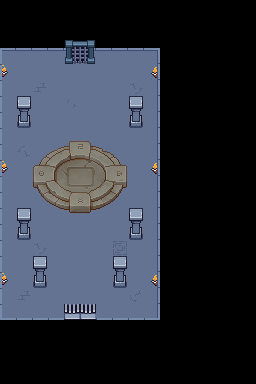

Below is a game level as drawn by its tile map, then a one-line description and the .tmx file that defines it, in full:
An orthogonal 16x24 tile map with 16x16 px tiles, 6 tile layers (Base, Altarebase, Tl, Tr, ...), 6 tilesets and 11 objects (botE, topE, botV, topV, botR, ...).

<map version="1.10" tiledversion="1.12.2" orientation="orthogonal" renderorder="right-down" width="16" height="24" tilewidth="16" tileheight="16" infinite="0" nextlayerid="18" nextobjectid="31">
 <tileset firstgid="1" source="../tilestes/Set 1.tsx" />
 <tileset firstgid="561" source="../tilestes/altare.tsx" />
 <tileset firstgid="817" source="../tilestes/cristalli.tsx" />
 <tileset firstgid="1585" source="../tilestes/tileset_full.tsx" />
 <tileset firstgid="1985" source="../tilestes/Torch Yellow L.tsx" />
 <tileset firstgid="1993" source="../tilestes/Torch Yellow R.tsx" />
 <layer id="5" name="Base" width="16" height="24">
  <data encoding="csv">
0,0,0,0,0,0,0,0,0,0,0,0,0,0,0,0,
0,0,0,0,0,0,0,0,0,0,0,0,0,0,0,0,
0,0,0,0,0,0,0,0,0,0,0,0,0,0,0,0,
41,43,43,43,43,43,43,43,43,44,0,0,0,0,0,0,
69,98,98,98,98,98,98,98,98,100,0,0,0,0,0,0,
69,98,98,98,98,98,98,98,98,100,0,0,0,0,0,0,
69,98,98,98,98,98,98,98,98,100,0,0,0,0,0,0,
69,98,98,98,98,98,98,98,98,100,0,0,0,0,0,0,
69,98,98,98,98,98,98,98,98,100,0,0,0,0,0,0,
69,98,98,98,98,98,98,98,98,100,0,0,0,0,0,0,
69,98,98,98,98,98,98,98,98,100,0,0,0,0,0,0,
69,98,98,98,98,98,98,98,98,100,0,0,0,0,0,0,
69,98,98,98,98,98,98,98,98,100,0,0,0,0,0,0,
69,98,98,98,98,98,98,98,98,100,0,0,0,0,0,0,
69,98,98,98,98,98,98,98,98,100,0,0,0,0,0,0,
69,98,98,98,98,98,98,98,98,100,0,0,0,0,0,0,
69,98,98,98,98,98,98,98,98,100,0,0,0,0,0,0,
69,98,98,98,98,98,98,98,98,100,0,0,0,0,0,0,
69,98,98,98,98,98,98,98,98,100,0,0,0,0,0,0,
125,126,126,126,1610612973,1610612973,126,126,126,128,0,0,0,0,0,0,
0,0,0,0,0,0,0,0,0,0,0,0,0,0,0,0,
0,0,0,0,0,0,0,0,0,0,0,0,0,0,0,0,
0,0,0,0,0,0,0,0,0,0,0,0,0,0,0,0,
0,0,0,0,0,0,0,0,0,0,0,0,0,0,0,0
</data>
 </layer>
 <layer id="7" name="Altarebase" width="16" height="24">
  <data encoding="csv">
0,0,0,0,0,0,0,0,0,0,0,0,0,0,0,0,
0,0,0,0,0,0,0,0,0,0,0,0,0,0,0,0,
0,0,0,0,0,0,0,0,0,0,0,0,0,0,0,0,
0,0,0,0,0,0,0,0,0,0,0,0,0,0,0,0,
0,0,0,0,0,0,0,0,0,0,0,0,0,0,0,0,
0,0,0,0,0,0,0,0,0,0,0,0,0,0,0,0,
0,0,0,0,0,0,0,0,0,0,0,0,0,0,0,0,
0,0,0,0,0,0,0,0,0,0,0,0,0,0,0,0,
0,0,0,0,0,0,0,0,0,0,0,0,0,0,0,0,
0,0,700,0,701,0,702,0,0,0,0,0,0,0,0,0,
0,0,0,0,0,0,0,0,0,0,0,0,0,0,0,0,
0,0,716,0,717,0,718,0,0,0,0,0,0,0,0,0,
0,0,0,0,0,0,0,0,0,0,0,0,0,0,0,0,
0,0,732,0,733,0,734,0,0,0,0,0,0,0,0,0,
0,0,0,0,0,0,0,0,0,0,0,0,0,0,0,0,
0,0,0,0,0,0,0,0,0,0,0,0,0,0,0,0,
0,0,0,0,0,0,0,0,0,0,0,0,0,0,0,0,
0,0,0,0,0,0,0,0,0,0,0,0,0,0,0,0,
0,0,0,0,0,0,0,0,0,0,0,0,0,0,0,0,
0,0,0,0,0,0,0,0,0,0,0,0,0,0,0,0,
0,0,0,0,0,0,0,0,0,0,0,0,0,0,0,0,
0,0,0,0,0,0,0,0,0,0,0,0,0,0,0,0,
0,0,0,0,0,0,0,0,0,0,0,0,0,0,0,0,
0,0,0,0,0,0,0,0,0,0,0,0,0,0,0,0
</data>
 </layer>
 <objectgroup id="8" name="altareEmpty">
  <object id="15" name="botE" gid="1442" x="72" y="181" width="16" height="16" />
  <object id="16" name="topE" gid="1410" x="72" y="165" width="16" height="16" />
 </objectgroup>
 <layer id="15" name="Tl" width="16" height="24" offsetx="2" offsety="-2">
  <data encoding="csv">
0,0,0,0,0,0,0,0,0,0,0,0,0,0,0,0,
0,0,0,0,0,0,0,0,0,0,0,0,0,0,0,0,
0,0,0,0,0,0,0,0,0,0,0,0,0,0,0,0,
0,0,0,0,0,0,0,0,0,0,0,0,0,0,0,0,
1985,0,0,0,0,0,0,0,0,0,0,0,0,0,0,0,
0,0,0,0,0,0,0,0,0,0,0,0,0,0,0,0,
0,0,0,0,0,0,0,0,0,0,0,0,0,0,0,0,
0,0,0,0,0,0,0,0,0,0,0,0,0,0,0,0,
0,0,0,0,0,0,0,0,0,0,0,0,0,0,0,0,
0,0,0,0,0,0,0,0,0,0,0,0,0,0,0,0,
1985,0,0,0,0,0,0,0,0,0,0,0,0,0,0,0,
0,0,0,0,0,0,0,0,0,0,0,0,0,0,0,0,
0,0,0,0,0,0,0,0,0,0,0,0,0,0,0,0,
0,0,0,0,0,0,0,0,0,0,0,0,0,0,0,0,
0,0,0,0,0,0,0,0,0,0,0,0,0,0,0,0,
0,0,0,0,0,0,0,0,0,0,0,0,0,0,0,0,
0,0,0,0,0,0,0,0,0,0,0,0,0,0,0,0,
1985,0,0,0,0,0,0,0,0,0,0,0,0,0,0,0,
0,0,0,0,0,0,0,0,0,0,0,0,0,0,0,0,
0,0,0,0,0,0,0,0,0,0,0,0,0,0,0,0,
0,0,0,0,0,0,0,0,0,0,0,0,0,0,0,0,
0,0,0,0,0,0,0,0,0,0,0,0,0,0,0,0,
0,0,0,0,0,0,0,0,0,0,0,0,0,0,0,0,
0,0,0,0,0,0,0,0,0,0,0,0,0,0,0,0
</data>
 </layer>
 <layer id="16" name="Tr" width="16" height="24" offsetx="-3.66667" offsety="-1.66667">
  <data encoding="csv">
0,0,0,0,0,0,0,0,0,0,0,0,0,0,0,0,
0,0,0,0,0,0,0,0,0,0,0,0,0,0,0,0,
0,0,0,0,0,0,0,0,0,0,0,0,0,0,0,0,
0,0,0,0,0,0,0,0,0,0,0,0,0,0,0,0,
0,0,0,0,0,0,0,0,0,1993,0,0,0,0,0,0,
0,0,0,0,0,0,0,0,0,0,0,0,0,0,0,0,
0,0,0,0,0,0,0,0,0,0,0,0,0,0,0,0,
0,0,0,0,0,0,0,0,0,0,0,0,0,0,0,0,
0,0,0,0,0,0,0,0,0,0,0,0,0,0,0,0,
0,0,0,0,0,0,0,0,0,0,0,0,0,0,0,0,
0,0,0,0,0,0,0,0,0,1993,0,0,0,0,0,0,
0,0,0,0,0,0,0,0,0,0,0,0,0,0,0,0,
0,0,0,0,0,0,0,0,0,0,0,0,0,0,0,0,
0,0,0,0,0,0,0,0,0,0,0,0,0,0,0,0,
0,0,0,0,0,0,0,0,0,0,0,0,0,0,0,0,
0,0,0,0,0,0,0,0,0,0,0,0,0,0,0,0,
0,0,0,0,0,0,0,0,0,0,0,0,0,0,0,0,
0,0,0,0,0,0,0,0,0,1993,0,0,0,0,0,0,
0,0,0,0,0,0,0,0,0,0,0,0,0,0,0,0,
0,0,0,0,0,0,0,0,0,0,0,0,0,0,0,0,
0,0,0,0,0,0,0,0,0,0,0,0,0,0,0,0,
0,0,0,0,0,0,0,0,0,0,0,0,0,0,0,0,
0,0,0,0,0,0,0,0,0,0,0,0,0,0,0,0,
0,0,0,0,0,0,0,0,0,0,0,0,0,0,0,0
</data>
 </layer>
 <objectgroup id="12" name="altarev">
  <object id="24" name="botV" gid="1443" x="208" y="176" width="16" height="16" visible="0" />
  <object id="23" name="topV" gid="1411" x="208" y="160" width="16" height="16" visible="0" />
 </objectgroup>
 <objectgroup id="13" name="altarer">
  <object id="22" name="botR" gid="1379" x="192" y="176" width="16" height="16" visible="0" />
  <object id="21" name="topR" gid="1347" x="192" y="160" width="16" height="16" visible="0" />
 </objectgroup>
 <objectgroup id="14" name="altareb">
  <object id="20" name="botB" gid="1378" x="176" y="176" width="16" height="16" visible="0" />
  <object id="19" name="topB" gid="1346" x="176" y="160" width="16" height="16" visible="0" />
 </objectgroup>
 <objectgroup id="10" name="start">
  <object id="30" name="Start2" type="Start" x="80" y="288">
   <point />
  </object>
 </objectgroup>
 <objectgroup id="11" name="Porta3">
  <object id="27" name="Porta3" x="69" y="48" width="22" height="16">
   <properties>
    <property name="condition" value="boss_sconfitto" />
    <property name="dest" value="lvl3" />
    <property name="type" value="porta" />
   </properties>
  </object>
 </objectgroup>
 <layer id="6" name="cancello" width="16" height="24">
  <data encoding="csv">
0,0,0,0,0,0,0,0,0,0,0,0,0,0,0,0,
0,0,0,0,0,0,0,0,0,0,0,0,0,0,0,0,
0,0,0,0,1481,1482,0,0,0,0,0,0,0,0,0,0,
0,0,0,0,1513,1514,0,0,0,0,0,0,0,0,0,0,
0,0,0,0,0,0,0,0,0,0,0,0,0,0,0,0,
0,0,0,0,0,0,0,0,0,0,0,0,0,0,0,0,
0,0,0,0,0,0,0,0,0,0,0,0,0,0,0,0,
0,0,0,0,0,0,0,0,0,0,0,0,0,0,0,0,
0,0,0,0,0,0,0,0,0,0,0,0,0,0,0,0,
0,0,0,0,0,0,0,0,0,0,0,0,0,0,0,0,
0,0,0,0,0,0,0,0,0,0,0,0,0,0,0,0,
0,0,0,0,0,0,0,0,0,0,0,0,0,0,0,0,
0,0,0,0,0,0,0,0,0,0,0,0,0,0,0,0,
0,0,0,0,0,0,0,0,0,0,0,0,0,0,0,0,
0,0,0,0,0,0,0,0,0,0,0,0,0,0,0,0,
0,0,0,0,0,0,0,0,0,0,0,0,0,0,0,0,
0,0,0,0,0,0,0,0,0,0,0,0,0,0,0,0,
0,0,0,0,0,0,0,0,0,0,0,0,0,0,0,0,
0,0,0,0,0,0,0,0,0,0,0,0,0,0,0,0,
0,0,0,0,3221225929,3221225929,0,0,0,0,0,0,0,0,0,0,
0,0,0,0,0,0,0,0,0,0,0,0,0,0,0,0,
0,0,0,0,0,0,0,0,0,0,0,0,0,0,0,0,
0,0,0,0,0,0,0,0,0,0,0,0,0,0,0,0,
0,0,0,0,0,0,0,0,0,0,0,0,0,0,0,0
</data>
 </layer>
 <layer id="9" name="Colonne" width="16" height="24">
  <data encoding="csv">
0,0,0,0,0,0,0,0,0,0,0,0,0,0,0,0,
0,0,0,0,0,0,0,0,0,0,0,0,0,0,0,0,
0,0,0,0,0,0,0,0,0,0,0,0,0,0,0,0,
0,0,0,0,0,0,0,0,0,0,0,0,0,0,0,0,
0,0,0,0,0,0,0,0,0,0,0,0,0,0,0,0,
0,0,374,0,0,0,0,0,375,0,0,0,0,0,0,0,
0,512,0,0,2684354906,0,0,0,512,0,0,0,0,0,0,0,
0,540,0,0,0,0,0,0,540,0,0,0,0,0,0,0,
0,0,0,0,0,0,0,0,0,0,0,0,0,0,0,0,
0,3221225847,0,0,0,0,0,0,0,0,0,0,0,0,0,0,
0,0,0,0,0,0,0,0,0,0,0,0,0,0,0,0,
0,0,0,0,0,0,0,0,0,0,0,0,0,0,0,0,
0,0,0,0,0,0,0,0,0,0,0,0,0,0,0,0,
0,512,0,0,0,0,0,0,512,0,0,0,0,0,0,0,
0,540,0,0,0,0,0,0,540,0,0,0,0,0,0,0,
0,0,375,0,0,0,0,347,0,0,0,0,0,0,0,0,
0,0,512,0,0,0,0,512,0,0,0,0,0,0,0,0,
0,0,540,0,0,0,0,540,0,0,0,0,0,0,0,0,
0,374,0,0,0,0,0,0,2684354935,0,0,0,0,0,0,0,
0,0,0,0,0,0,0,0,0,0,0,0,0,0,0,0,
0,0,0,0,0,0,0,0,0,0,0,0,0,0,0,0,
0,0,0,0,0,0,0,0,0,0,0,0,0,0,0,0,
0,0,0,0,0,0,0,0,0,0,0,0,0,0,0,0,
0,0,0,0,0,0,0,0,0,0,0,0,0,0,0,0
</data>
 </layer>
 <objectgroup id="17" name="Boss">
  <object id="29" name="miniBoss" type="NPC" x="80" y="96">
   <properties>
    <property name="isMiniBoss" type="bool" value="true" />
   </properties>
   <point />
  </object>
 </objectgroup>
</map>
